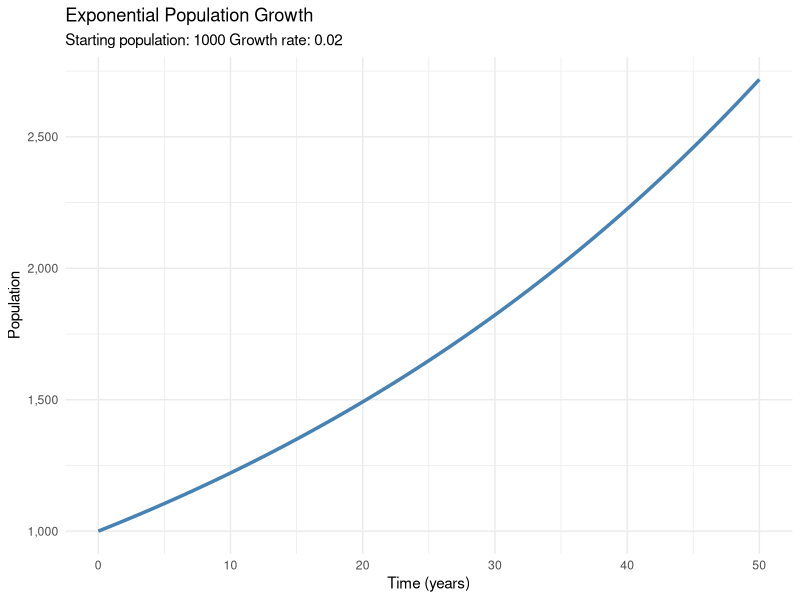
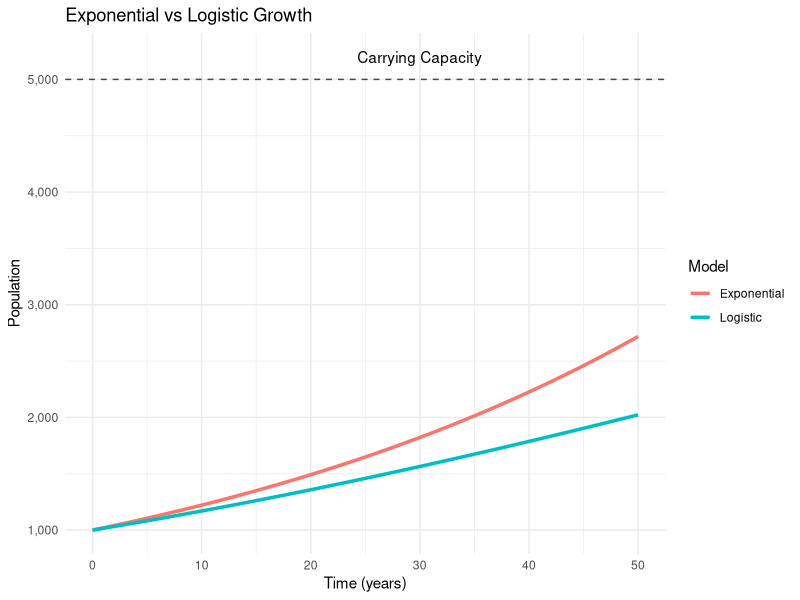

The R script that drew these images, in order:
## ---- chunk 1
# Load required libraries
library(ggplot2)

# Define parameters
P0 <- 1000  # initial population
r <- 0.02   # growth rate (2% per year)

# Create time vector (0 to 50 years)
t <- seq(0, 50, by = 0.5)

# Calculate analytical solution
P_analytical <- P0 * exp(r * t)

# Create a data frame for plotting
population_data <- data.frame(
  time = t,
  population = P_analytical
)

# Plot the results
ggplot(population_data, aes(x = time, y = population)) +
  geom_line(color = "steelblue", size = 1.2) +
  labs(
    title = "Exponential Population Growth",
    x = "Time (years)",
    y = "Population",
    subtitle = paste("Starting population:", P0, "Growth rate:", r)
  ) +
  theme_minimal() +
  scale_y_continuous(labels = scales::comma)
## ---- chunk 2
# Parameters for logistic growth
K <- 5000  # carrying capacity

# Calculate logistic growth numerically
# We'll use a simple approximation here
dt <- 0.1
time_steps <- 500
t_numeric <- seq(0, time_steps * dt, by = dt)
P_logistic <- numeric(length(t_numeric))
P_logistic[1] <- P0

for(i in 2:length(t_numeric)) {
  P_current <- P_logistic[i-1]
  dP_dt <- r * P_current * (1 - P_current/K)
  P_logistic[i] <- P_current + dP_dt * dt
}

# Create comparison data frame
comparison_data <- data.frame(
  time = rep(t_numeric[1:501], 2),  # First 501 points
  population = c(P0 * exp(r * t_numeric[1:501]), P_logistic[1:501]),
  model = rep(c("Exponential", "Logistic"), each = 501)
)

# Plot comparison
ggplot(comparison_data, aes(x = time, y = population, color = model)) +
  geom_line(size = 1.2) +
  labs(
    title = "Exponential vs Logistic Growth",
    x = "Time (years)",
    y = "Population",
    color = "Model"
  ) +
  theme_minimal() +
  scale_y_continuous(labels = scales::comma) +
  geom_hline(yintercept = K, linetype = "dashed", alpha = 0.7) +
  annotate("text", x = 30, y = K + 200, label = "Carrying Capacity")
